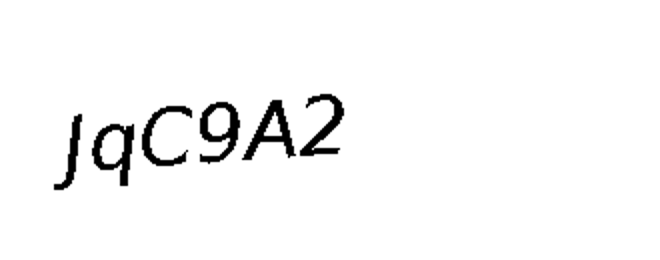
#> input picture All Captcha Image/captcha_0.5884668225004858.png, 660 x 260 px, found by its file name
$ python captcha_image.py
#> lines starting #> are read from the running program, lines starting #| are printed output that depends on the picture
from PIL import Image, ImageEnhance, ImageOps
import pytesseract
import random


pytesseract.pytesseract.tesseract_cmd = r'C:\Users\A100156\AppData\Local\Programs\Tesseract-OCR\tesseract.exe'

def get_captcha_text(image_path, angle):

#> called with angle = 0
    captcha_image = Image.open(image_path)
#> captcha_image is the input picture: PIL image 660x260 L; min 0, max 255, mean 246.6

    captcha_image = captcha_image.resize((captcha_image.width * 2, captcha_image.height * 2))
#> captcha_image: PIL image 1320x520 L
    captcha_image_with_padding = ImageOps.expand(captcha_image, border=30, fill='white')
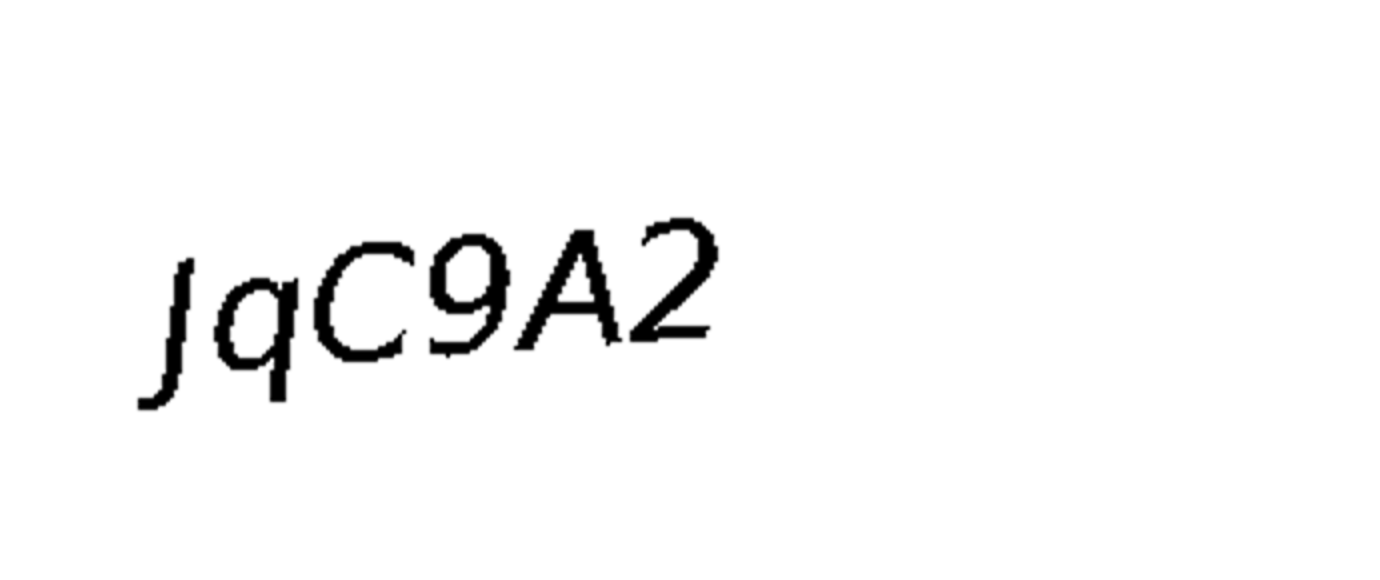
#> captcha_image_with_padding: PIL image 1380x580 L; min 0, max 255, mean 247.8
    captcha_image_rotated = captcha_image_with_padding.rotate(angle, expand=True, fillcolor='white')

    image_path = f"img/captcha_{random.random()}.png"
    captcha_image_rotated.save(image_path)
    print(f"Processed image saved at: {image_path}")

#> (the run stopped early here; a loop or call above may not have finished)
